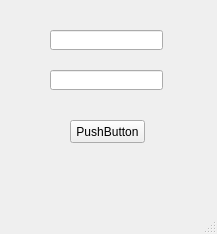
<?xml version="1.0" encoding="UTF-8"?>
<ui version="4.0">
 <class>MainWindow</class>
 <widget class="QMainWindow" name="MainWindow">
  <property name="geometry">
   <rect>
    <x>0</x>
    <y>0</y>
    <width>217</width>
    <height>234</height>
   </rect>
  </property>
  <property name="windowTitle">
   <string>MainWindow</string>
  </property>
  <widget class="QWidget" name="centralwidget">
   <widget class="QLineEdit" name="lineEdit">
    <property name="geometry">
     <rect>
      <x>50</x>
      <y>30</y>
      <width>113</width>
      <height>20</height>
     </rect>
    </property>
   </widget>
   <widget class="QLineEdit" name="lineEdit_2">
    <property name="geometry">
     <rect>
      <x>50</x>
      <y>70</y>
      <width>113</width>
      <height>20</height>
     </rect>
    </property>
   </widget>
   <widget class="QPushButton" name="pushButton">
    <property name="geometry">
     <rect>
      <x>70</x>
      <y>120</y>
      <width>75</width>
      <height>23</height>
     </rect>
    </property>
    <property name="text">
     <string>PushButton</string>
    </property>
   </widget>
  </widget>
  <widget class="QMenuBar" name="menubar">
   <property name="geometry">
    <rect>
     <x>0</x>
     <y>0</y>
     <width>217</width>
     <height>21</height>
    </rect>
   </property>
  </widget>
  <widget class="QStatusBar" name="statusbar"/>
 </widget>
 <resources/>
 <connections/>
</ui>
